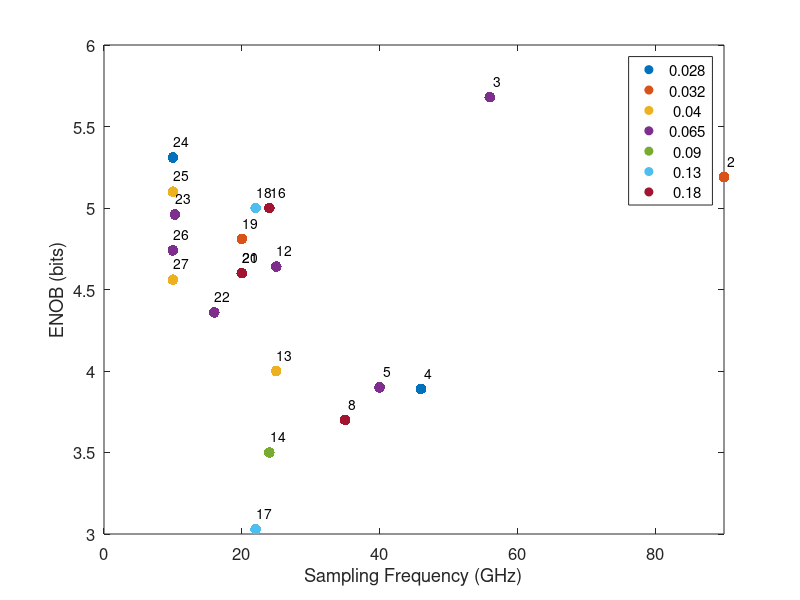
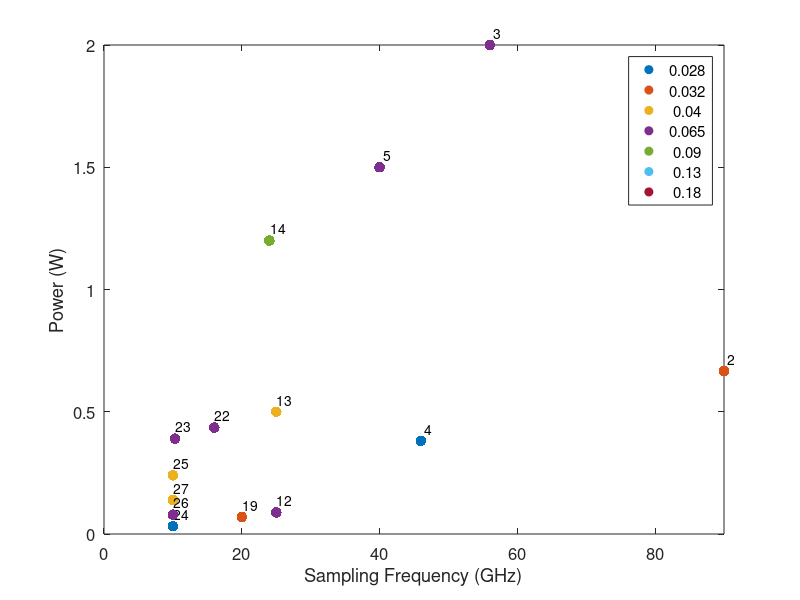

Here is the MATLAB script that generated these plots, in order:
%% Plot ADC points
clear, clc, close all

fs = [90
56
46
40
40
40
35
35
35
35
25
25
24
24
24
22
22
20
20
20
16
10.3
10
10
10
10];

ENOB = [5.19
5.68
3.89
3.90
3.03
3.5
3.7
3.2
5
6
4.64
4.00
3.50
2.3
5
3.03
5
4.81
4.60
4.6
4.36
4.96
5.31
5.10
4.74
4.56];

P = [0.667
2
0.381
1.5
3.8
NaN
4.5
4.5
NaN
2
0.088
0.5
1.2
3.8
3.3
3
3
0.0695
10
9
0.435
0.39
0.032
0.24
0.079
0.139];

Tech = [0.032
0.065
0.028
0.065
NaN
NaN
0.18
NaN
NaN
NaN
0.065
0.04
0.09
NaN
0.18
0.13
0.13 
0.032
0.18
0.18
0.065
0.065
0.028
0.04
0.065
0.04];

class = sort(unique(Tech(~isnan(Tech))));

id = (2:length(fs)+1).';
idstr = num2str(id);
idcell = cellstr(idstr);
dx = 0.1; dy1 = 0.1; dy2 = 0.05; % displacement so the text does not overlay the data points
for k = 1:length(class)
    c = class(k);
    idx = ismember(Tech, c);
    f = fs(idx);
    yENOB = ENOB(idx);
    yP = P(idx);
    figure(1), hold on, box on
    h = scatter(f, yENOB, 60, 'filled');
    text(f+dx, yENOB + dy1, idcell(idx))
    hline1(k) = plot(-1, -1, 'o', 'Color', get(h, 'CData'), 'MarkerFaceColor', get(h, 'CData'));
    figure(2), hold on, box on
    scatter(f, yP, 60, 'filled');
    text(f+dx, yP + dy2, idcell(idx))
    hline2(k) = plot(-1, -1, 'o', 'Color', get(h, 'CData'), 'MarkerFaceColor', get(h, 'CData'));
end

figure(1)
xlabel('Sampling Frequency (GHz)', 'FontSize', 12)
ylabel('ENOB (bits)', 'FontSize', 12)
set(gca, 'FontSize', 12)
legend(hline1, cellstr(num2str(class)))
axis([0 90 3 6])

figure(2)
xlabel('Sampling Frequency (GHz)', 'FontSize', 12)
ylabel('Power (W)', 'FontSize', 12)
axis([0 90 0 2])
set(gca, 'FontSize', 12)
legend(hline2, cellstr(num2str(class)))





